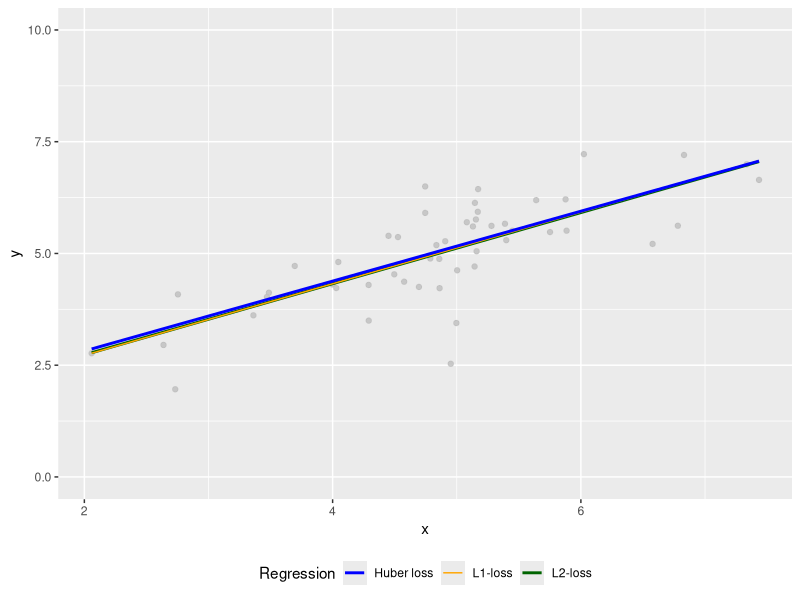
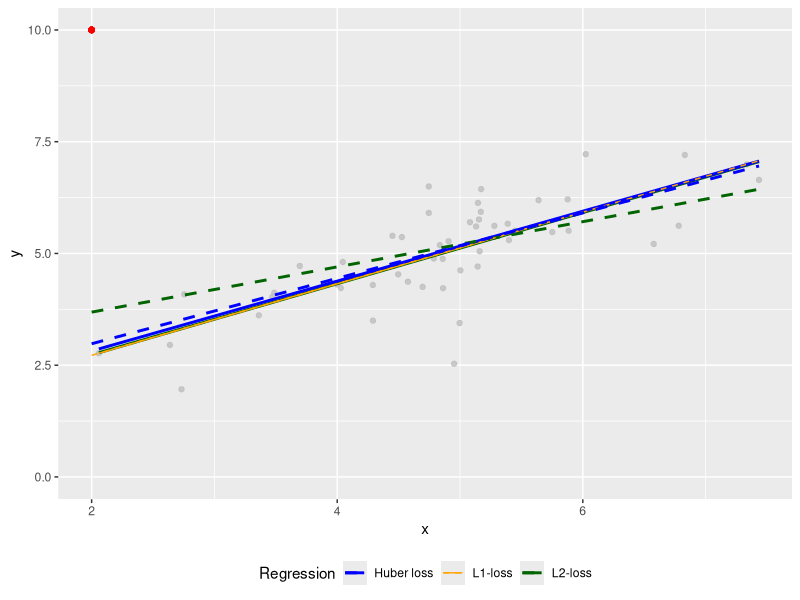

Reproduce these figures in R, in order.
library(mvtnorm)
library(ggplot2)
library(gridExtra)

set.seed(77)

sigma = matrix(c(1, 0.7, 0.7, 1), nrow = 2)
mat   = as.data.frame(rmvnorm(50, mean = c(5,5), sigma = sigma, method = "chol"))

# override the main matrix
mat = rbind(mat)
colnames(mat) = c("x", "y")

mat_outlier = rbind(mat, c(2, 10))

######################################

# No outlier 
p1 = ggplot(mat,aes(x,y)) + 
geom_point(color="grey", alpha = 0.8) + 
geom_smooth(method = 'lm', se = FALSE, aes(color = "L2-loss")) + 
geom_quantile(quantiles = 0.5, aes(color = "L1-loss")) + 
geom_smooth(method=MASS::rlm, se = FALSE, formula= y~x, aes(color = "Huber loss")) + 
scale_color_manual(name = "Regression", values = c("L2-loss" = "darkgreen", "L1-loss" = "orange", "Huber loss" = "blue")) + 
ylim(c(0, 10)) + theme(legend.position = "bottom")

ggsave("../figure/different_losses_1.png", p1, width = 6, height = 4)


# Outlier (red) 
p2 = p1 + 
geom_point(aes(x = 2, y = 10), color="red", alpha = 0.8) + 
geom_smooth(data = mat_outlier, method = 'lm', se = FALSE, aes(color = "L2-loss"), lty = 2) + 
geom_quantile(data = mat_outlier, quantiles = 0.5, aes(color = "L1-loss"), lty = 2) + 
geom_smooth(data = mat_outlier, method=MASS::rlm, se = FALSE, formula= y~x, aes(color = "Huber loss"), lty = 2) + 
scale_color_manual(name = "Regression", values = c("L2-loss" = "darkgreen", "L1-loss" = "orange", "Huber loss" = "blue"))

ggsave("../figure/different_losses_2.png", p2, width = 6, height = 4)
